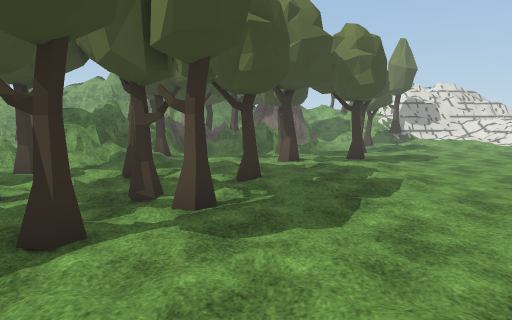
[1] (above)

24 first-person views from a walk through a Unity game level. The camera is 1.5 m above the floor, tilts 6° down and sees 70° across. The floor is counted in squares, 1 m on a side. Each view is taken from the middle of a square. On the plan, view 1 faces up. The plan holds only what a view shows up to about 16 squares ahead; the rest is blank. The place goes on beyond the plan. Some animated figures are not drawn. Some surface patterns are stand-ins.

[2]
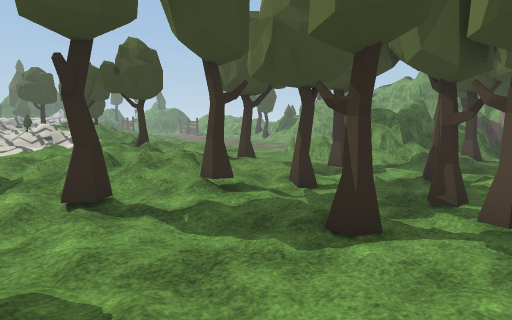

[3]
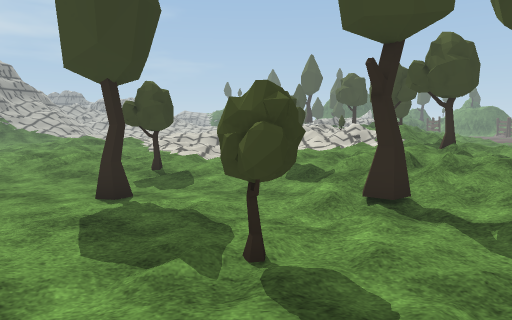

[4]
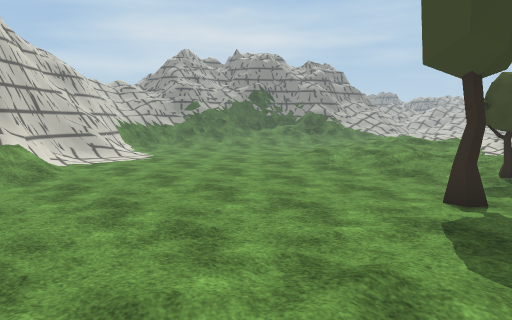

[5]
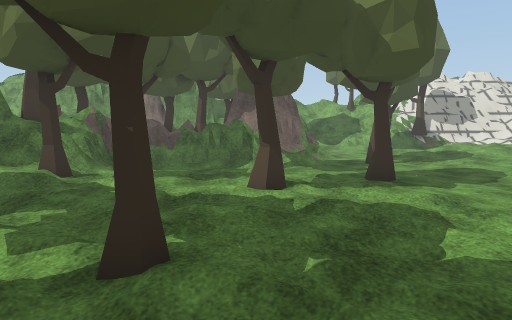

[6]
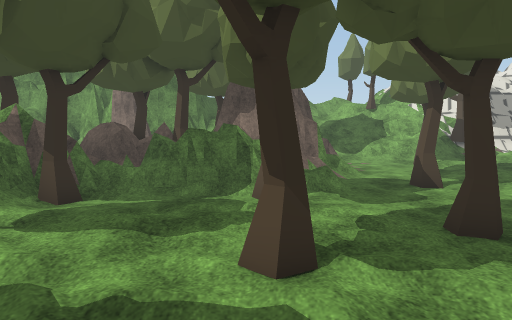

[7]
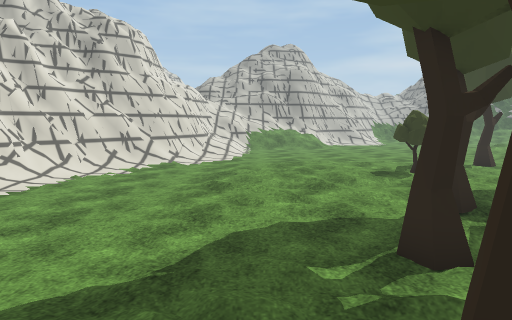

[8]
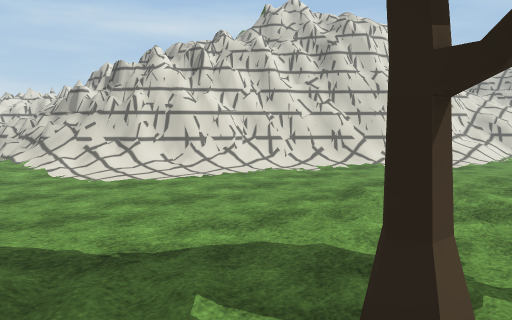

[9]
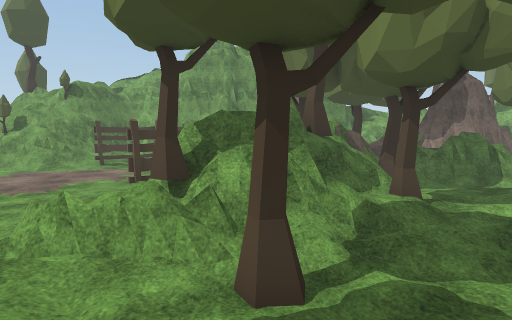

[10]
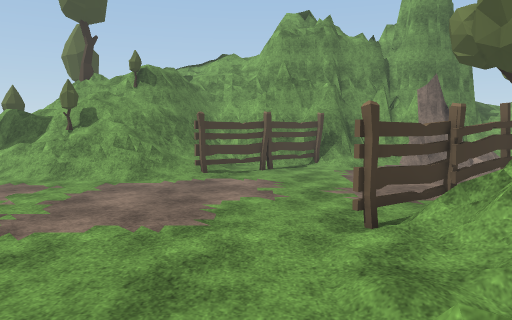

[11]
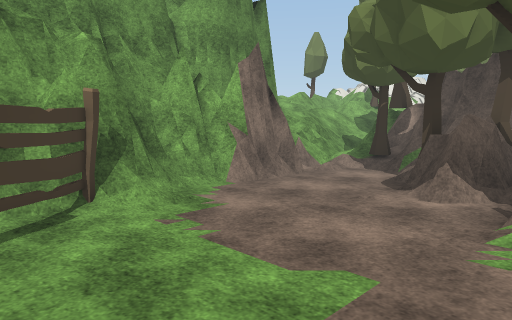

[12]
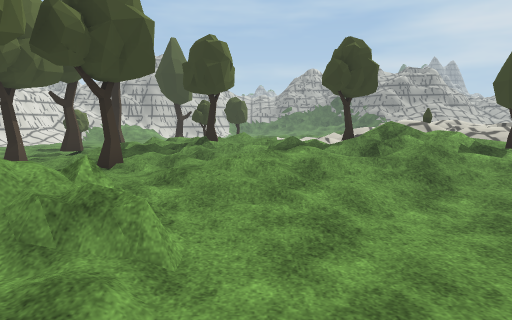

[13]
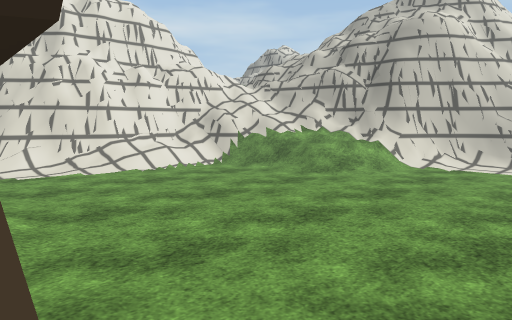

[14]
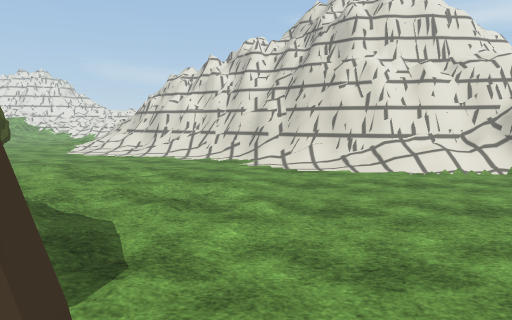

[15]
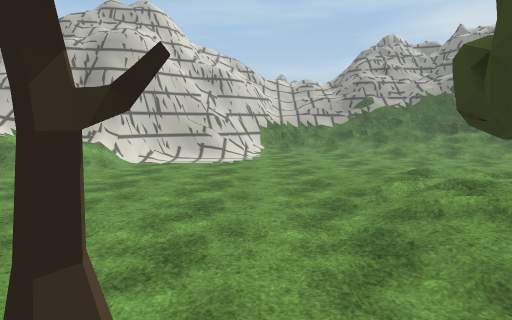

[16]
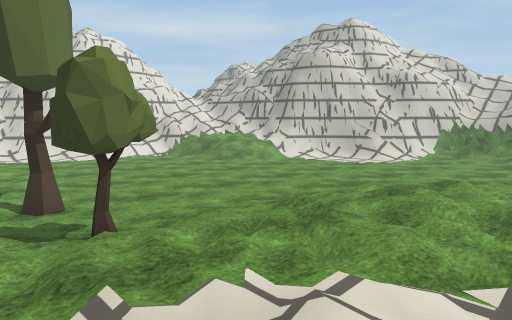

[17]
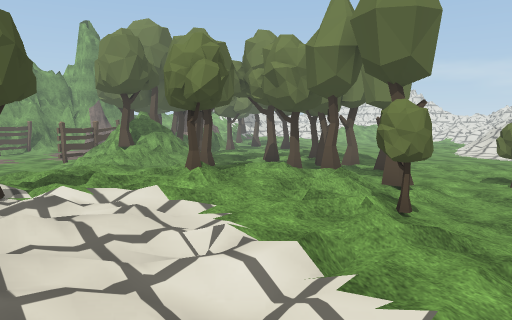

[18]
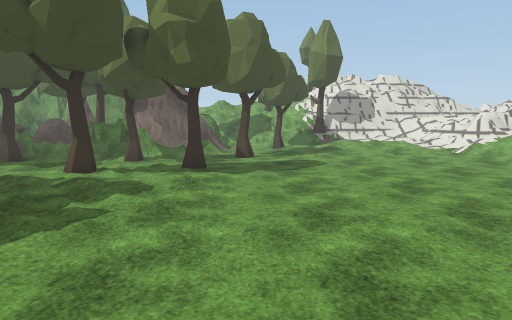

[19]
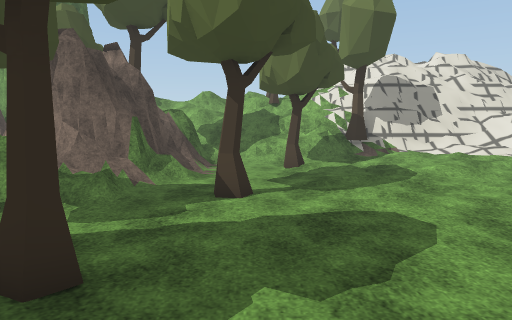

[20]
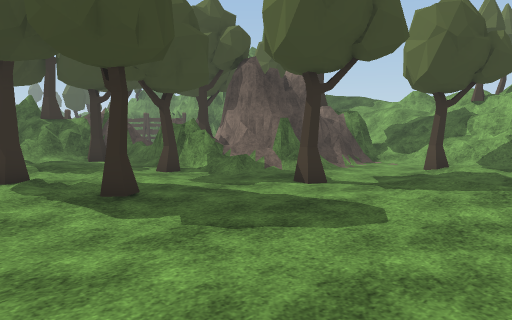

[21]
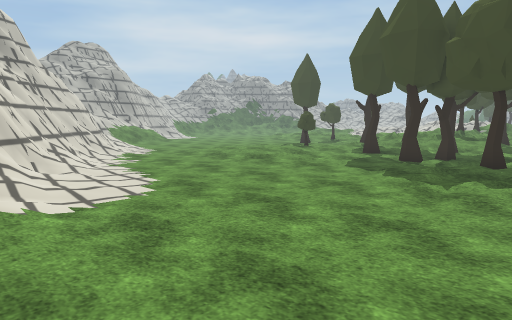

[22]
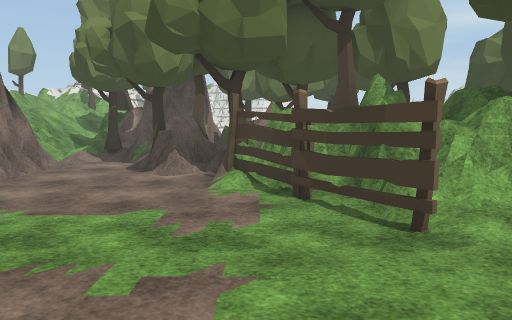

[23]
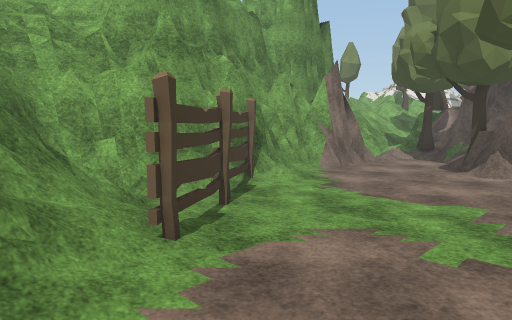

[24]
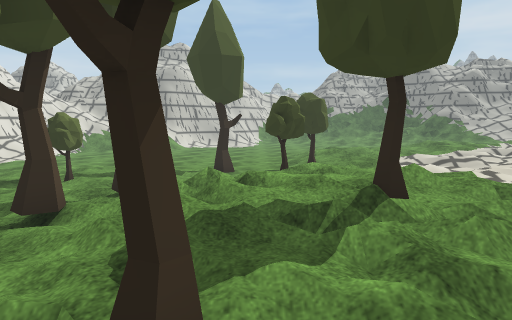

### Floor plan
Key: @ floor where view 1 was taken; # wall or solid block; . main floor; : floor 0.25 m higher than the main floor; + floor 0.5 m higher than the main floor; * floor 0.75 m higher than the main floor; / step, stairs or slope; = window, fence, low wall or low ledge; ^ raised ledge; v drop or lower ground; T tree; F fence; O other object.
Columns run from 16 left of view 1 to 12 right of it. Each row starts with its distance up from view 1.
 27 #####   ###   #===#     ==###
 26 ##==#####/###.///=###+*/ TT##
 25 ==*:.FF//......TT###=:://////
 24 =#+FFF.........#####=..::://+
 23 //FF..........=^#####..T:////
 22 //..........=T=#####/..:::/++
 21 ...........=########:..::////
 20 ..........#T#===##+:.TT.:::::
 19 .........F#T#=O=##+:..T.:::::
 18 .......FF####T/..T......::./:
 17 ......FF=###=T:::/::.........
 16 .....:/=####O/:::::/:........
 15  ....//###=/T/::::::T:.......
 14  ....//T###//:/::T/:::.......
 13  ..../OT#==/////:/:/::.......
 12 :.:::/==////:/::://:::.......
 11 :://///+:T:///::::::::......
 10 ////////:/://T+/T:::::......
  9 //////+///::/::/T://::......
  8 ///////TT////:T/::/::......:
  7 ///////////T::TT:::::......:/
  6 /T///T///////::::::........:/
  5 /T///T////T+/TT::::.......///
  4 //////////////T::::......:///
  3 ///////////:/::::::......//==
  2 ///*/////TT/:::/::/:...../=##
  1 //////TT/////://:/:...../O###
  0  /////T/::::TT::@/::..../=#
 -1 +  /////:::::::::::....//##
 -2 ///////:::::::/::::....#=##
 -3 //++/T:.T:::::::::...:/=##
 -4 /////T:..::./:::::..:/=##
 -5  /////:............./==##
 -6 //////............../###
 -7 //////............./####
 -8 +/////............//## #
 -9 +////:............//####
-10 /+://:............//##=#
-11  ////:............//##=#
-12  //::.........////=====#
-13   ..........://///=/=v/##
-14 ............//////// v/##
-15 ............///////    =#
-16 .........../======
-17 ::......../=####=

Positions as (right, up) in squares from view 1, and headings:
1: (0, 0), facing up
2: (0, 0), facing up-left
3: (0, 0), facing left
4: (0, -1), facing down-left
5: (1, 6), facing up
6: (1, 10), facing up
7: (1, 11), facing down
8: (-2, 9), facing down-right
9: (-7, 7), facing up
10: (-12, 11), facing up
11: (-12, 19), facing up-right
12: (-12, 17), facing down
13: (-9, -3), facing down-right
14: (-9, -4), facing right
15: (-9, -1), facing down
16: (-16, -1), facing down-right
17: (-16, -2), facing up-right
18: (6, 4), facing up
19: (6, 12), facing up
20: (11, 12), facing up-left
21: (12, 12), facing down-left
22: (-15, 19), facing right
23: (-16, 19), facing up-right
24: (-9, 10), facing down
